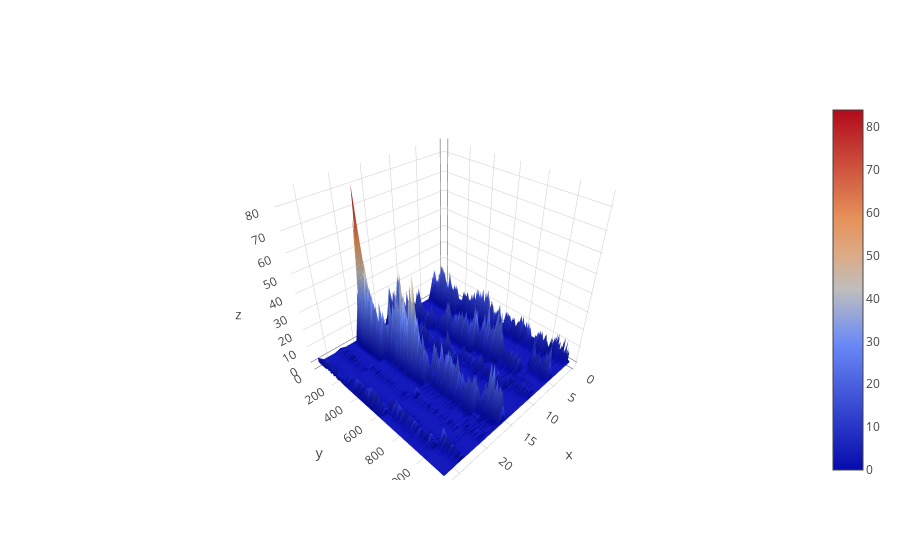

This figure's notebook cell:
### Code cell
iplot([go.Surface(z=v)])

### Figure 1 — Plotly figure (JSON) as saved in the notebook; plotly's stock layout.template omitted (floating-point values rounded to 4 significant figures; data arrays with more than 128 entries replaced by an {"elided": "..."} marker saying what was removed)
{"data": [{"type": "surface", "uid": "b92451c6-d7ee-11e8-9627-409f383a0802", "z": {"elided": "1172x28 int values"}}], "layout": {}}
